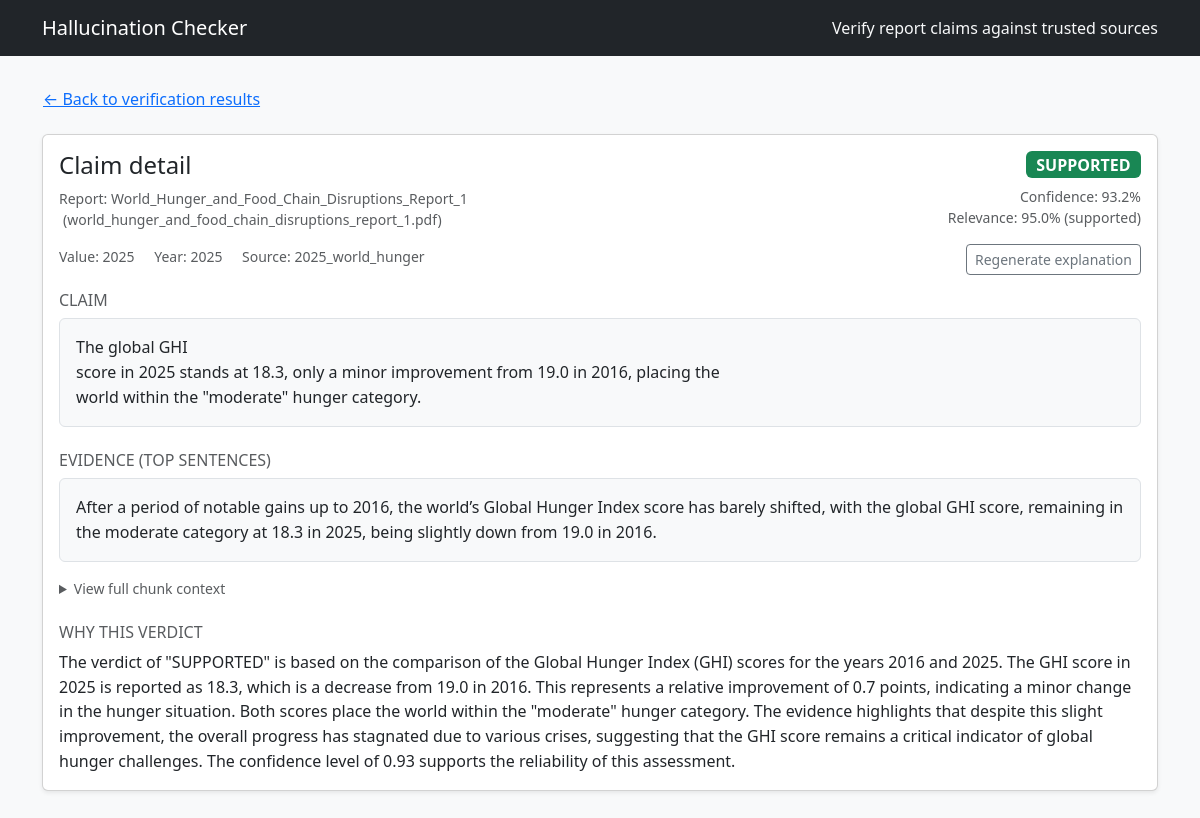
The app's page /claim/3 with its own data.
### src/hallcheck/models.py (models this page shows)
class Base(DeclarativeBase):
    """Declarative base class."""

class Document(Base):
    __tablename__ = "documents"
    id: Mapped[int] = mapped_column(Integer, primary_key=True, autoincrement=True)
    kind: Mapped[DocumentKind] = mapped_column(Enum(DocumentKind), nullable=False)
    path: Mapped[str] = mapped_column(String(512), nullable=False)
    title: Mapped[Optional[str]] = mapped_column(String(256), nullable=True)
    author: Mapped[Optional[str]] = mapped_column(String(256), nullable=True)
    year: Mapped[Optional[int]] = mapped_column(Integer, nullable=True)
    chunks: Mapped[List["Chunk"]] = relationship("Chunk", back_populates="document", cascade="all, delete-orphan")
    claims: Mapped[List["Claim"]] = relationship("Claim", back_populates="document", cascade="all, delete-orphan")

class Claim(Base):
    __tablename__ = "claims"
    id: Mapped[int] = mapped_column(Integer, primary_key=True, autoincrement=True)
    doc_id: Mapped[int] = mapped_column(ForeignKey("documents.id"), nullable=False, index=True)
    sentence: Mapped[str] = mapped_column(Text, nullable=False)
    value: Mapped[Optional[float]] = mapped_column(Float, nullable=True)
    units: Mapped[Optional[str]] = mapped_column(String(64), nullable=True)
    year: Mapped[Optional[int]] = mapped_column(Integer, nullable=True)
    meta: Mapped[Optional[dict]] = mapped_column(JSON, nullable=True)
    document: Mapped[Document] = relationship("Document", back_populates="claims")
    verdicts: Mapped[List["Verdict"]] = relationship("Verdict", back_populates="claim", cascade="all, delete-orphan")

class Verdict(Base):
    __tablename__ = "verdicts"
    id: Mapped[int] = mapped_column(Integer, primary_key=True, autoincrement=True)
    claim_id: Mapped[int] = mapped_column(ForeignKey("claims.id"), nullable=False, index=True)
    status: Mapped[VerdictStatus] = mapped_column(Enum(VerdictStatus), nullable=False)
    confidence: Mapped[float] = mapped_column(Float, nullable=False)
    evidence: Mapped[Optional[dict]] = mapped_column(JSON, nullable=True)
    explanation: Mapped[Optional[str]] = mapped_column(Text, nullable=True)
    claim: Mapped[Claim] = relationship("Claim", back_populates="verdicts")

### app.py (the view)
@app.get("/claim/<int:claim_id>")
def claim_detail(claim_id: int):
    try:
        detail = fetch_claim_detail(claim_id)
    except ValueError as exc:
        flash(str(exc), "warning")
        return redirect(url_for("home"))
    except Exception as exc:  # pragma: no cover - defensive handling
        flash(f"Unable to load claim: {exc}", "danger")
        return redirect(url_for("home"))
    if not detail.get("explanation"):
        try:
            detail["explanation"] = get_or_make_explanation(claim_id)
        except Exception as exc:  # pragma: no cover - defensive handling
            flash(f"Explanation could not be generated: {exc}", "warning")
    report_meta = None
    report_doc_id = detail.get("report_doc_id")
    if report_doc_id is not None:
        report_meta = get_report_details(report_doc_id)
    regen_form = RegenerateExplanationForm()
    return render_template("claim_detail.html", detail=detail, report=report_meta, regen_form=regen_form)

### app.py
class RegenerateExplanationForm(FlaskForm):
    submit = SubmitField("Regenerate explanation")

### app.py (called while the page is built)
@app.context_processor
def inject_globals():
    return {"STATUS_BADGES": STATUS_BADGES}

### src/hallcheck/db.py (called while the page is built)
def init_db() -> None:
    from .models import Base  # Imported lazily to avoid circular import
    Base.metadata.create_all(bind=engine)
    _ensure_verdict_explanation_column()
    _ensure_document_author_column()

@contextmanager
def get_session() -> Iterator[Session]:
    session = SessionLocal()
    try:
        yield session
        session.commit()
    except Exception:
        session.rollback()
        raise
    finally:
        session.close()

def _ensure_verdict_explanation_column() -> None:
    try:
        with engine.begin() as connection:
            inspector = inspect(connection)
            if "verdicts" not in inspector.get_table_names():
                return
            column_names = {col["name"] for col in inspector.get_columns("verdicts")}
            if "explanation" in column_names:
                return
            connection.execute(text("ALTER TABLE verdicts ADD COLUMN explanation TEXT"))
    except Exception:
        pass

def _ensure_document_author_column() -> None:
    try:
        with engine.begin() as connection:
            inspector = inspect(connection)
            if "documents" not in inspector.get_table_names():
                return
            column_names = {col["name"] for col in inspector.get_columns("documents")}
            if "author" in column_names:
                return
            connection.execute(text("ALTER TABLE documents ADD COLUMN author VARCHAR(256)"))
    except Exception:
        pass

### src/hallcheck/webbridge.py (called while the page is built)
def get_report_details(report_doc_id: int) -> dict | None:
    init_db()
    with get_session() as session:
        report = session.scalar(select(Document).where(Document.id == report_doc_id))
        if not report:
            return None
        return {
            "id": report.id,
            "title": report.title or Path(report.path).stem,
            "path": report.path,
            "filename": Path(report.path).name,
            "author": report.author,
            "year": report.year,
        }

### templates/claim_detail.html (shortened to what this page needs)
{% extends "layout.html" %}
{% block content %}
<div class="mb-3">
  {% if detail.report_doc_id %}
    <a href="{{ url_for('results', report_doc_id=detail.report_doc_id) }}#claim-{{ detail.claim_id }}" class="btn btn-link px-0">
      &larr; Back to verification results
    </a>
  {% else %}
    <a href="{{ url_for('home') }}" class="btn btn-link px-0">&larr; Back to dashboard</a>
  {% endif %}
</div>
<div class="card shadow-sm mb-4">
  <div class="card-body">
    <div class="d-flex justify-content-between align-items-start flex-column flex-lg-row gap-4 mb-3">
      <div>
        <h1 class="h4 mb-2">Claim detail</h1>
        {% if report %}
          <div class="small text-muted">
            Report: {{ report.title }}
            {% if report.filename %}
              <span class="ms-1 text-lowercase">({{ report.filename }})</span>
            {% endif %}
          </div>
        {% endif %}
        <div class="small text-muted mt-3">
          {% if detail.value is not none %}
            <span>Value: {{ "{:g}".format(detail.value) }}</span>
          {% endif %}
          {% if detail.year %}
            <span class="ms-3">Year: {{ detail.year }}</span>
          {% endif %}
          {% if detail.source_title %}
            <span class="ms-3">Source: {{ detail.source_title }}</span>
          {% endif %}
        </div>
      </div>
      <div class="text-lg-end w-100 w-lg-auto">
        {% set badge_class = STATUS_BADGES.get(detail.status, 'bg-secondary') %}
        <span class="badge {{ badge_class }} fs-6">{{ detail.status }}</span>
        {% if detail.confidence is not none %}
          <div class="small text-muted mt-2">Confidence: {{ (detail.confidence * 100) | round(1) }}%</div>
        {% endif %}
        {% if detail.rerank_score is not none %}
          <div class="small text-muted">
            Relevance: {{ (detail.rerank_score * 100) | round(1) }}%
            {% if detail.rerank_label %}
              <span class="text-lowercase">({{ detail.rerank_label }})</span>
            {% endif %}
          </div>
        {% endif %}
        <form action="{{ url_for('claim_regen', claim_id=detail.claim_id) }}" method="post" class="mt-3">
          {{ regen_form.submit(class="btn btn-outline-secondary btn-sm") }}
        </form>
      </div>
    </div>
    <section class="mb-4">
      <h2 class="h6 text-uppercase text-muted">Claim</h2>
      <div class="text-block bg-light border rounded p-3">{{ detail.sentence }}</div>
    </section>
    <section class="mb-4">
      <h2 class="h6 text-uppercase text-muted">Evidence (top sentences)</h2>
      {% if detail.evidence_text %}
        <div class="text-block bg-light border rounded p-3">{{ detail.evidence_text }}</div>
        {% if detail.evidence_full_text and detail.evidence_full_text != detail.evidence_text %}
          <details class="mt-3">
            <summary class="small text-muted">View full chunk context</summary>
          </details>
        {% endif %}
      {% else %}
        <p class="text-muted fst-italic mb-0">No evidence snippet recorded for this claim.</p>
      {% endif %}
    </section>
    <section>
      <h2 class="h6 text-uppercase text-muted">Why this verdict</h2>
      {% if detail.explanation %}
        <div class="text-block">{{ detail.explanation }}</div>
      {% else %}
        <p class="text-muted fst-italic mb-0">Explanation not available yet.</p>
      {% endif %}
    </section>
  </div>
</div>
{% endblock %}

### static/styles.css (style rules this page uses)
body { background-color: #f8f9fa; }
.text-block { white-space: pre-wrap; font-family: inherit; line-height: 1.55; }
details summary { cursor: pointer; }

### records on screen
Document: title "World_Hunger_and_Food_Chain_Disruptions_Report_1"
Claim: value "2025", year "2025", sentence "The global GHI score in 2025 stands at 18.3, only a minor improvement from 19.0 in 2016, placing the world within the \"moderate\" hunger category."
Document: source_title "2025_world_hunger"
Verdict: status "SUPPORTED", (detail.confidence*100)|round(1) "93.2", rerank_label "supported", explanation "The verdict of \"SUPPORTED\" is based on the comparison of the Global Hunger Index (GHI) scores for the years 2016 and 2025. The GHI score in 2025 is reported as 18.3, which is a decrease from 19.0 in 2016. This represents a relative improvement of 0.7 points, indicating a minor change in the hunger situation. Both scores place the world within the \"moderate\" hunger category. The evidence highlights that despite this slight improvement, the overall progress has stagnated due to various crises, suggesting that the GHI score remains a critical indicator of global hunger challenges. The confidence level of 0.93 supports the reliability of this assessment."

### other values on screen
{{ report.filename }} "world_hunger_and_food_chain_disruptions_report_1.pdf"
{{ (detail.rerank_score * 100) | round(1) }} "95.0"
